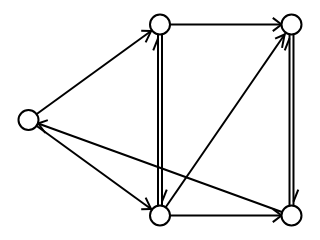

Write notebook code for a chart like this one.
### Markdown cell above
Essa é a representação mais comum de grafos não-dirigidos: círculos como nós e retas como arestas. Se uma reta *conecta* o círculo que representa $n$ ao círculo que representa $m$, ela representa a aresta $\{n, m\}$.

Vamos agora visualizar o segundo grafo, que é dirigido:

### Code cell
sn.graph_width = 320
sn.graph_height = 180

sn.show_graph(dg)

### Figure 1 — Plotly figure (JSON) as saved in the notebook; plotly's stock layout.template omitted (floating-point values rounded to 4 significant figures)
{"data": [{"hoverinfo": "none", "line": {"color": "rgb(0, 0, 0)", "width": 2}, "mode": "lines", "type": "scatter", "uid": "7a5db9ea-a23d-11e8-927c-acbc32b9af5d", "x": [0, 0.5, null, 0.4664, 0.4454, null, 0.4664, 0.4286, null, 0, 0.5, null, 0.4664, 0.4286, null, 0.4664, 0.4454, null, 0.5, 1, null, 0.9621, 0.9289, null, 0.9621, 0.9289, null, 0.5076, 0.5076, null, 0.5076, 0.5257, null, 1.008, 1.008, null, 1.008, 1.026, null, 0.4924, 0.4924, null, 0.4924, 0.4743, null, 0.5, 1, null, 0.9738, 0.964, null, 0.9738, 0.9377, null, 0.5, 1, null, 0.9621, 0.9289, null, 0.9621, 0.9289, null, 1, 0, null, 0.03665, 0.0734, null, 0.03665, 0.06422, null, 0.9924, 0.9924, null, 0.9924, 0.9743, null], "y": [0.5, 1, null, 0.9664, 0.9062, null, 0.9664, 0.9678, null, 0.5, 0, null, 0.03357, 0.03224, null, 0.03357, 0.09382, null, 1, 1, null, 1, 0.9653, null, 1, 1.035, null, 1, 0, null, 0.07246, 0.1361, null, 1, 0, null, 0.07246, 0.1361, null, 0, 1, null, 0.9275, 0.8639, null, 0, 1, null, 0.9476, 0.8777, null, 0.9476, 0.9257, null, 0, 0, null, 0, -0.03474, null, 0, 0.03474, null, 0, 0.5, null, 0.4817, 0.4992, null, 0.4817, 0.432, null, 0, 1, null, 0.9275, 0.8639, null]}, {"hoverinfo": "none", "marker": {"color": "rgb(255, 255, 255)", "line": {"color": "rgb(0, 0, 0)", "width": 2}, "size": 20}, "mode": "markers+text", "text": [], "textfont": {"color": "rgb(0, 0, 0)"}, "textposition": "middle center", "type": "scatter", "uid": "7a5dbb34-a23d-11e8-927c-acbc32b9af5d", "x": [0, 0.5, 1, 0.5, 1], "y": [0.5, 1, 1, 0, 0]}], "layout": {"height": 180, "margin": {"b": 0, "l": 0, "r": 0, "t": 0}, "showlegend": false, "width": 320, "xaxis": {"showgrid": false, "showticklabels": false, "zeroline": false}, "yaxis": {"showgrid": false, "showticklabels": false, "zeroline": false}}}
